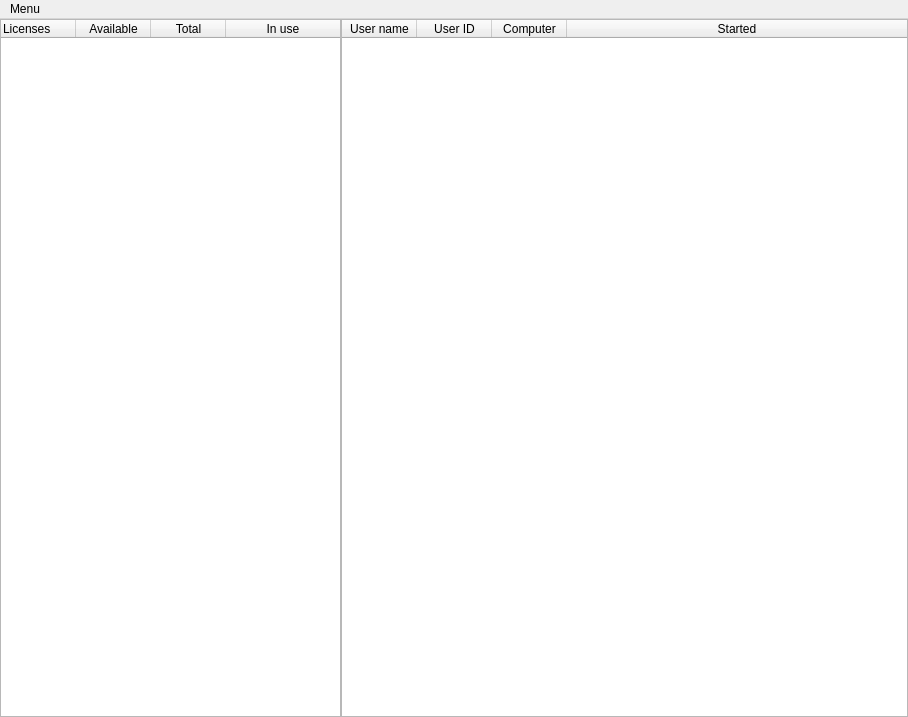
<?xml version="1.0" encoding="UTF-8"?>
<ui version="4.0">
 <class>MainWindow</class>
 <widget class="QMainWindow" name="MainWindow">
  <property name="geometry">
   <rect>
    <x>0</x>
    <y>0</y>
    <width>908</width>
    <height>717</height>
   </rect>
  </property>
  <property name="sizePolicy">
   <sizepolicy hsizetype="Expanding" vsizetype="Expanding">
    <horstretch>0</horstretch>
    <verstretch>0</verstretch>
   </sizepolicy>
  </property>
  <property name="windowTitle">
   <string>License Checker</string>
  </property>
  <property name="windowIcon">
   <iconset resource="licenses.qrc">
    <normaloff>:/resources/images/lock_fill_24x32.png</normaloff>:/resources/images/lock_fill_24x32.png</iconset>
  </property>
  <widget class="QWidget" name="centralwidget">
   <layout class="QHBoxLayout" name="horizontalLayout" stretch="3,5">
    <property name="spacing">
     <number>0</number>
    </property>
    <property name="margin">
     <number>0</number>
    </property>
    <item>
     <widget class="QTreeWidget" name="treeWidget">
      <property name="editTriggers">
       <set>QAbstractItemView::NoEditTriggers</set>
      </property>
      <property name="headerHidden">
       <bool>false</bool>
      </property>
      <property name="columnCount">
       <number>4</number>
      </property>
      <attribute name="headerCascadingSectionResizes">
       <bool>true</bool>
      </attribute>
      <attribute name="headerDefaultSectionSize">
       <number>75</number>
      </attribute>
      <attribute name="headerHighlightSections">
       <bool>false</bool>
      </attribute>
      <attribute name="headerMinimumSectionSize">
       <number>15</number>
      </attribute>
      <attribute name="headerStretchLastSection">
       <bool>true</bool>
      </attribute>
      <column>
       <property name="text">
        <string>Licenses</string>
       </property>
      </column>
      <column>
       <property name="text">
        <string>Available</string>
       </property>
       <property name="textAlignment">
        <set>AlignHCenter|AlignVCenter|AlignCenter</set>
       </property>
      </column>
      <column>
       <property name="text">
        <string>Total</string>
       </property>
       <property name="textAlignment">
        <set>AlignHCenter|AlignVCenter|AlignCenter</set>
       </property>
      </column>
      <column>
       <property name="text">
        <string>In use</string>
       </property>
       <property name="textAlignment">
        <set>AlignHCenter|AlignVCenter|AlignCenter</set>
       </property>
      </column>
     </widget>
    </item>
    <item>
     <widget class="QTableWidget" name="userTableWidget">
      <property name="enabled">
       <bool>true</bool>
      </property>
      <property name="editTriggers">
       <set>QAbstractItemView::NoEditTriggers</set>
      </property>
      <property name="tabKeyNavigation">
       <bool>false</bool>
      </property>
      <property name="showDropIndicator" stdset="0">
       <bool>false</bool>
      </property>
      <property name="dragDropOverwriteMode">
       <bool>false</bool>
      </property>
      <property name="selectionMode">
       <enum>QAbstractItemView::SingleSelection</enum>
      </property>
      <property name="selectionBehavior">
       <enum>QAbstractItemView::SelectRows</enum>
      </property>
      <property name="sortingEnabled">
       <bool>true</bool>
      </property>
      <property name="columnCount">
       <number>4</number>
      </property>
      <attribute name="horizontalHeaderVisible">
       <bool>true</bool>
      </attribute>
      <attribute name="horizontalHeaderDefaultSectionSize">
       <number>75</number>
      </attribute>
      <attribute name="horizontalHeaderMinimumSectionSize">
       <number>75</number>
      </attribute>
      <attribute name="horizontalHeaderStretchLastSection">
       <bool>true</bool>
      </attribute>
      <attribute name="verticalHeaderVisible">
       <bool>false</bool>
      </attribute>
      <attribute name="verticalHeaderStretchLastSection">
       <bool>false</bool>
      </attribute>
      <column>
       <property name="text">
        <string>User name</string>
       </property>
      </column>
      <column>
       <property name="text">
        <string>User ID</string>
       </property>
      </column>
      <column>
       <property name="text">
        <string>Computer</string>
       </property>
      </column>
      <column>
       <property name="text">
        <string>Started</string>
       </property>
      </column>
     </widget>
    </item>
   </layout>
  </widget>
  <widget class="QMenuBar" name="menubar">
   <property name="geometry">
    <rect>
     <x>0</x>
     <y>0</y>
     <width>908</width>
     <height>21</height>
    </rect>
   </property>
   <widget class="QMenu" name="menuMenu">
    <property name="title">
     <string>Menu</string>
    </property>
    <addaction name="actionRefresh"/>
    <addaction name="actionMailto"/>
    <addaction name="separator"/>
    <addaction name="actionSettings"/>
    <addaction name="separator"/>
    <addaction name="actionExit"/>
   </widget>
   <addaction name="menuMenu"/>
  </widget>
  <action name="actionRefresh">
   <property name="icon">
    <iconset resource="licenses.qrc">
     <normaloff>:/resources/images/reload_alt_12x14.png</normaloff>:/resources/images/reload_alt_12x14.png</iconset>
   </property>
   <property name="text">
    <string>Refresh</string>
   </property>
   <property name="shortcut">
    <string>F5</string>
   </property>
  </action>
  <action name="actionExit">
   <property name="icon">
    <iconset resource="licenses.qrc">
     <normaloff>:/resources/images/x_14x14.png</normaloff>:/resources/images/x_14x14.png</iconset>
   </property>
   <property name="text">
    <string>Exit</string>
   </property>
   <property name="shortcut">
    <string>Esc</string>
   </property>
  </action>
  <action name="actionMailto">
   <property name="enabled">
    <bool>false</bool>
   </property>
   <property name="icon">
    <iconset resource="licenses.qrc">
     <normaloff>:/resources/images/mail_16x12.png</normaloff>:/resources/images/mail_16x12.png</iconset>
   </property>
   <property name="text">
    <string>Request license</string>
   </property>
   <property name="toolTip">
    <string>Request license via email when there are none available</string>
   </property>
   <property name="shortcut">
    <string>M</string>
   </property>
  </action>
  <action name="actionSettings">
   <property name="enabled">
    <bool>false</bool>
   </property>
   <property name="icon">
    <iconset>
     <normalon>:/resources/images/cog_16x16.png</normalon>
    </iconset>
   </property>
   <property name="text">
    <string>Settings</string>
   </property>
  </action>
 </widget>
 <resources>
  <include location="licenses.qrc"/>
 </resources>
 <connections/>
</ui>
